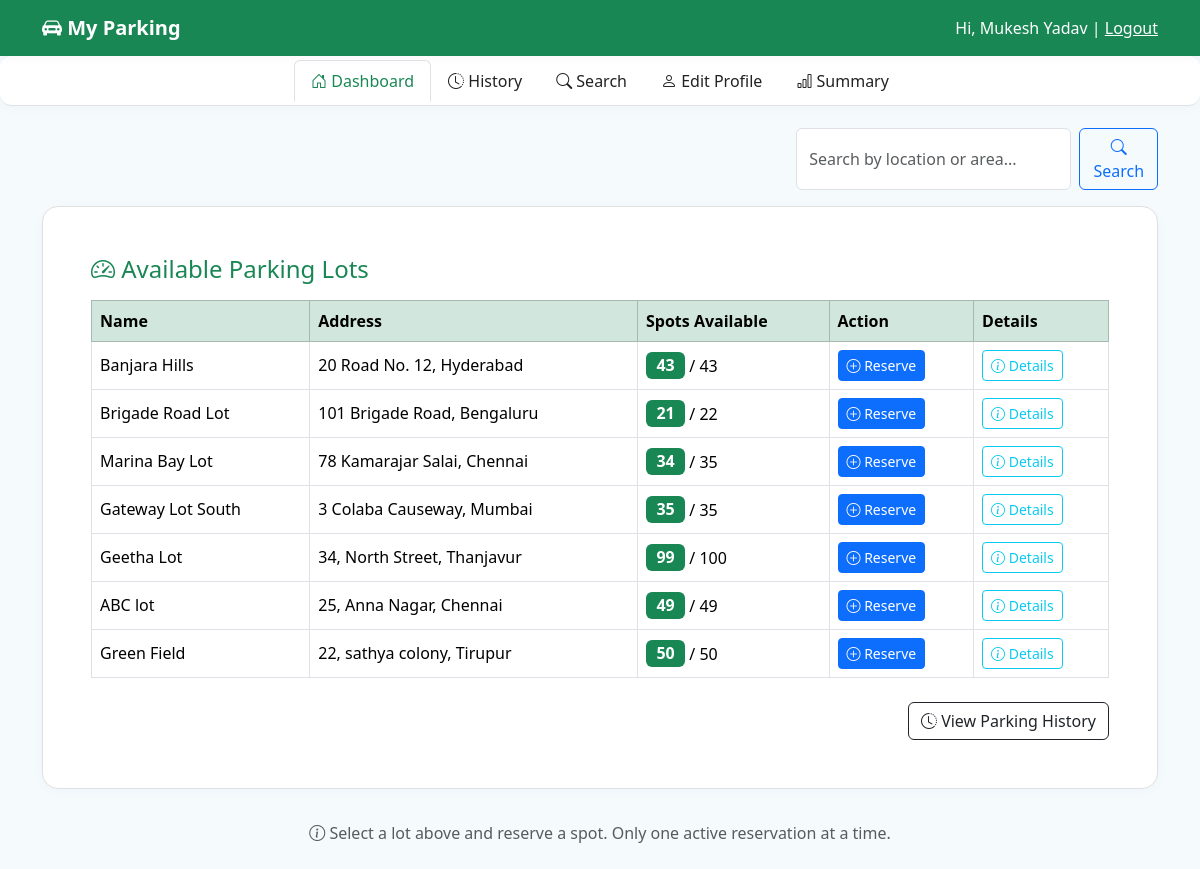
The app's page /user/dashboard (signed in) with its own data.
### models/file1.py (models this page shows, shortened)
class User(db.Model, UserMixin):
    __tablename__ = 'users'
    id = db.Column(db.Integer, primary_key=True)
    username = db.Column(db.String(80), unique=True, nullable=False)  # could be email
    password = db.Column(db.String(128), nullable=False)
    role = db.Column(db.String(20), default='user')  # 'admin' or 'user'
    full_name = db.Column(db.String(120), nullable=False)
    reservations = db.relationship('Reservation', back_populates='user')

class ParkingLot(db.Model):
    __tablename__ = 'parking_lots'
    id = db.Column(db.Integer, primary_key=True)
    prime_location_name = db.Column(db.String(100), nullable=False)
    price = db.Column(db.Float, nullable=False)
    address = db.Column(db.String(200), nullable=False)
    pin_code = db.Column(db.String(10), nullable=False)
    maximum_number_of_spots = db.Column(db.Integer, nullable=False)
    spots = db.relationship('ParkingSpot', back_populates='lot', cascade="all, delete-orphan")

### controllers/user.py (the view)
@user_bp.route('/dashboard')
@login_required
def dashboard():
    lots = ParkingLot.query.all()
    active_res = Reservation.query.filter_by(user_id=current_user.id, leaving_timestamp=None).first()
    return render_template('user_dashboard.html', lots=lots, active_res=active_res)

### app.py (called while the page is built)
@login_manager.user_loader
def load_user(user_id):
    return User.query.get(int(user_id))

### templates/user_dashboard.html (shortened to what this page needs)
<!doctype html>
<html lang="en">
<head>
  <link href="https://cdn.jsdelivr.net/npm/bootstrap@5.3.3/dist/css/bootstrap.min.css" rel="stylesheet">
  <link href="https://cdn.jsdelivr.net/npm/bootstrap-icons@1.11.3/font/bootstrap-icons.min.css" rel="stylesheet">
</head>
<body>
  <nav class="navbar navbar-expand-lg navbar-success bg-success mb-0">
    <div class="container">
      <a class="navbar-brand text-white fw-bold" href="{{ url_for('user.dashboard') }}">
        <i class="bi bi-car-front-fill"></i> My Parking
      </a>
      <span class="navbar-text text-white">Hi, {{ current_user.full_name }} |
        <a href="{{ url_for('auth.logout') }}" class="text-white text-decoration-underline">Logout</a>
      </span>
    </div>
  </nav>
  <ul class="nav nav-tabs justify-content-center btnbar py-1">
    <li class="nav-item">
      <a class="nav-link {% if request.endpoint == 'user.dashboard' %}active{% endif %}"
        href="{{ url_for('user.dashboard') }}">
        <i class="bi bi-house-door"></i> Dashboard
      </a>
    </li>
    <li class="nav-item">
      <a class="nav-link {% if request.endpoint == 'user.history' %}active{% endif %}"
        href="{{ url_for('user.history') }}">
        <i class="bi bi-clock-history"></i> History
      </a>
    </li>
    <li class="nav-item">
      <a class="nav-link {% if request.endpoint == 'user.search' %}active{% endif %}"
        href="{{ url_for('user.search') }}">
        <i class="bi bi-search"></i> Search
      </a>
    </li>
    <li class="nav-item">
      <a class="nav-link {% if request.endpoint == 'user.edit_profile' %}active{% endif %}"
        href="{{ url_for('user.edit_profile') }}">
        <i class="bi bi-person"></i> Edit Profile
      </a>
    </li>
    <li class="nav-item">
      <a class="nav-link {% if request.endpoint == 'user.summary' %}active{% endif %}"
        href="{{ url_for('user.summary') }}">
        <i class="bi bi-bar-chart"></i> Summary
      </a>
    </li>
  </ul>
  <div class="container pb-4">
    <div class="d-flex justify-content-end mb-3">
      <form method="post" action="{{ url_for('user.search') }}" class="d-inline-flex gap-2">
        <input class="form-control search-bar" type="text" name="location" placeholder="Search by location or area..." required>
        <button class="btn btn-outline-primary" type="submit"><i class="bi bi-search"></i> Search</button>
      </form>
    </div>
    <div class="dashboard-box p-5 mb-4">
      <h4 class="mb-3 text-success"><i class="bi bi-speedometer2"></i> Available Parking Lots</h4>
      <div class="table-responsive">
        <table class="table table-bordered align-middle bg-white">
          <thead class="table-success">
            <tr>
              <th>Name</th>
              <th>Address</th>
              <th>Spots Available</th>
              <th>Action</th>
              <th>Details</th>
            </tr>
          </thead>
          <tbody>
            {% for lot in lots %}
              {% set available = lot.spots | selectattr('status', 'equalto', 'A') | list | length %}
              <tr>
                <td>{{ lot.prime_location_name }}</td>
                <td>{{ lot.address }}</td>
                <td>
                  {% if available > 0 %}
                    <span class="badge bg-success lot-status-badge">{{ available }}</span>
                  {% else %}
                    <span class="badge bg-secondary lot-status-badge">0</span>
                  {% endif %}
                  / {{ lot.spots|length }}
                </td>
                <td>
                  {% if not active_res and available > 0 %}
                    <button class="btn btn-primary btn-sm" data-bs-toggle="modal" data-bs-target="#bookingModal{{ lot.id }}">
                      <i class="bi bi-plus-circle"></i> Reserve
                    </button>
                  {% else %}
                    <button class="btn btn-secondary btn-sm" disabled>Reserve</button>
                  {% endif %}
                </td>
                <td>
                  <a href="{{ url_for('user.lot_detail', lot_id=lot.id) }}" class="btn btn-outline-info btn-sm">
                    <i class="bi bi-info-circle"></i> Details
                  </a>
                </td>
              </tr>
            {% else %}
              <tr><td colspan="5" class="text-center text-muted">No parking lots found.</td></tr>
            {% endfor %}
          </tbody>
        </table>
      </div>
      <div class="text-end mt-2">
        <a href="{{ url_for('user.history') }}" class="btn btn-outline-dark"><i class="bi bi-clock-history"></i> View Parking History</a>
      </div>
    </div>
    <div class="text-center pt-2 text-muted fs-6">
      {% if not active_res %}
        <i class="bi bi-info-circle"></i>
        <span>Select a lot above and reserve a spot. Only one active reservation at a time.</span>
      {% endif %}
    </div>
  </div>
</body>
</html>

### templates/user_dashboard.html (style rules this page uses)
body { background: #f5fafd; }
.dashboard-box { border-radius: 16px; background: #fff; border: 1px solid #e0e0e0; box-shadow: 0 2px 8px #c9d3db22; }
.nav-link.active, .nav-link:focus { font-weight: 600; color: #198754 !important; background: #edf9f1; }
.navbar, .btnbar { box-shadow: 0 2px 8px #9991; }
.lot-status-badge { font-size: 1em; }
.search-bar { max-width: 420px; }
.btnbar .nav-link { color: #222; font-weight: 500; }
.btnbar { background: #fff; margin-bottom: 22px; border-radius: 12px; }

### records on screen
User: full_name "Mukesh Yadav"
ParkingLot: prime_location_name "Banjara Hills", address "20 Road No. 12, Hyderabad", available "43", spots|length "43"
ParkingLot: prime_location_name "Brigade Road Lot", address "101 Brigade Road, Bengaluru", available "21", spots|length "22"
ParkingLot: prime_location_name "Marina Bay Lot", address "78 Kamarajar Salai, Chennai", available "34", spots|length "35"
ParkingLot: prime_location_name "Gateway Lot South", address "3 Colaba Causeway, Mumbai", maximum_number_of_spots "35", spots|length "35"
ParkingLot: prime_location_name "Geetha Lot", address "34, North Street, Thanjavur", available "99", spots|length "100"
ParkingLot: prime_location_name "ABC lot", address "25, Anna Nagar, Chennai", available "49", spots|length "49"
ParkingLot: prime_location_name "Green Field", address "22, sathya colony, Tirupur", maximum_number_of_spots "50", spots|length "50"
